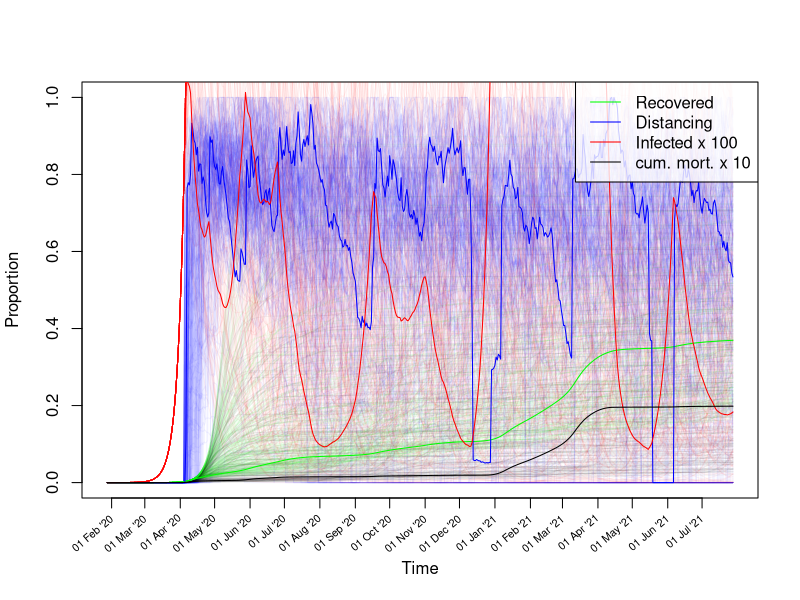

The R script that drew this image:
## Simulation of management of Covid-19 outbreak in the UK.
library(nleqslv) # for nonlinear solver 'nleqslv'

# Parameters (unit: days) ------------------------------------------------------

## Parameters controlling disease dynamics:
incubation_time <- 5.1 # Period from infection to symptoms from Ferguson et al. 
incubation_time <- incubation_time +1 # fudge to reproduce R0 and generation time 
start_trans_symp <- incubation_time - 0.5 # Period from infection to the start of infectiousness for symptomatic cases Ferguson et al. 
start_trans_asymp <- start_trans_symp # Period from infection to the start of infectiousness for asymptomatic casesFerguson et al. 
prop_symptoms <- 0.2 # Proportion of infected people developing symptoms https://www.thelancet.com/journals/lancet/article/PIIS0140-6736(20)30567-5/fulltext
#prop_symptoms <- 1/3 # Ferguson et al. 
prop_critical <- 0.06 # Proportion of cases becoming critical # https://www.thelancet.com/journals/lancet/article/PIIS0140-6736(20)30567-5/fulltext
mean_generation_time <- 6.5 # Ferguson et al. 
#generation_time_alpha <- 3 # shape parameter of an assumed gamma distribution, https://academic.oup.com/biostatistics/article/12/2/303/280518
generation_time_alpha <- 2 # shape parameter of an assumed gamma distribution, fudge to reproduce r
R0 <- 2.4 # Basic reproductive number for the infection Ferguson et al. 
inf_symp_asymp_ratio <- 2  # ratio of symptomatic to asymptomatic, Ferguson et al.  
UK_population_size <- 66.44e6
pop_size <- UK_population_size

## Parameters controlling mortality:
case_fatality_rate_1 <- 0.009 # case fatality rate when hospitals below capacity
case_fatality_rate_2 <- 0.09 # case fatality rate when hospitals over capacity
hospitalization_rate <- 0.044 # proportion of cases needing hospitalisation
critical_care_rate <- 0.044 * 0.3 # proprtion of cases needing critical care
critical_care_hospital_time <- 10
# number of infected over number of critical care cases at any moment:
hospital_load_factor <- 
  critical_care_rate * critical_care_hospital_time / 
  mean_generation_time # Amount of load on the hospital system
critical_care_beds <- 8175 # uk number of respirators available
## Threshold for proportion infected:
critical_care_beds / (hospital_load_factor * pop_size) 

## Initial linear growth rate of epidemy:
# Formula assuming gamma distribution for generation time
r0 <- (R0^(1/generation_time_alpha)-1) * generation_time_alpha/mean_generation_time;
r0
# doubling time
#exp(r*T_double)==2 -> T_double == log(2)/r
T_double <- log(2)/r0; T_double # consistency check

## Policy and behaviour parameters:
policy_intervention_rate <- 1/6 # see timing of interventions here: https://lab.gedidigital.it/gedi-visual/2020/coronavirus-i-contagi-in-italia/

## For plotting results:
date_matching_cumulative_fatality <- 55
date_matching_cumulative_date <- as.Date("2020-03-16")

# Stages: set up population categories for the different classes of infected and uninfected people 
stages <- c(
  "S", # susceptible
  "Is1", # symptomatic infected no transmission
  "Is2", # symptomatic infected transmission
  "Ia1", # symptomatic asymptomatic no transmission
  "Ia2", # symptomatic asymptomatic transmission
  "R", # recovered or deceased
  c() )
n_stages <- length(stages)

# Infected stages
IStages <- c("Is1", "Is2", "Ia1", "Ia2")

# Infectious (test postive) stages
PStages <- c("Is2", "Ia2")


# Linear dynamics -------------------------------------------------------------

# Later we still need to adjust two parameters, which will be left open for now: 
# Is2_inf: infectiousness of the Is2 stage (which then scales other stages)
# rec_rate: recovery rate of transmitting individuals
# This adjustment is done using the full linear model such as to fit given values for R0 and mean_generation_time.

# Generate the "survival" part of the population matrix

SS_calc <- function(Is2_inf,rec_rate){
  SS <- matrix(0,nrow = n_stages,ncol= n_stages,
               dimnames = list(Next=stages,Current=stages) )
  SS["S","S"] <- 1
  SS["Is2","Is1"] <- 1/start_trans_symp
  SS["Is1","Is1"] <- 1-1/start_trans_symp
  SS["Ia2","Ia1"] <- 1/start_trans_asymp
  SS["Ia1","Ia1"] <- 1-1/start_trans_asymp
  SS["R","Ia2"] <- rec_rate
  SS["Ia2","Ia2"] <- 1-rec_rate
  SS["R","Is2"] <- rec_rate
  SS["Is2","Is2"] <- 1-rec_rate
  SS["R","R"] <- 1
  return(SS)
}

# Density independent factor of the "fertility" (= transmission) matrix
FF0_calc <- function(Is2_inf,rec_rate){
  FF0 <- matrix(0,nrow = n_stages,ncol= n_stages,
                dimnames = list(Next=stages,Current=stages) )
  FF0["Is1","Is2"] <- Is2_inf * prop_symptoms 
  FF0["Ia1","Is2"] <- Is2_inf * (1-prop_symptoms)
  FF0["Is1","Ia2"] <- Is2_inf * prop_symptoms  / inf_symp_asymp_ratio
  FF0["Ia1","Ia2"] <- Is2_inf * (1-prop_symptoms)  / inf_symp_asymp_ratio
  return(FF0)
}

# Calculate the "fertility" (= transmission) part of the population matrix
FF_calc <- function(Is2_inf,rec_rate){
  FF0 <- FF0_calc(Is2_inf,rec_rate)
  return(FF0 * pop_size)
}

## Decide which is the index of the eigenvalue determining linear growth rate:
eigenvalue_index <- function(eig_values){ # input is a list of eigenvalues
  w <- which(abs(eig_values)==eig_values & eig_values != 1)
  return(w[which.max(eig_values[w])])
}

get_mean_generation_time <- function(SS,FF){
  # See page 842 of Bienvenu, F.; Legendre, S. (2015). "A New Approach to the Generation Time in Matrix Population Models" (PDF). The American Naturalist. 185 (6): 834–843. doi:10.1086/681104. PMID 25996867.
  L <- SS+FF
  eig <- eigen(L)
  i <- eigenvalue_index(eig$values)
  w <- eig$vectors[,i]
  t_eig <- eigen(t(L))
  j <- min(which(abs(t_eig$values - eig$values[i])<1e-10))
  v <- t_eig$vectors[,j]
  if(abs(t(v) %*% w)<1e-10) {
    print(c(i,j))
    print(eig$values)
    print(t_eig$values)
    print(w)
    print(v)
    stop("Potential eigenvector index mixup")
  }
  T_gen <- 1 + (t(v) %*% SS %*% w) / (t(v) %*% FF %*% w) 
  return(T_gen)
}

## Calculates both R0 and mean generation time for given SS and FF:
R0_and_Tgen <- function(SS,FF){
  L <- SS + FF
  Tgen <- get_mean_generation_time(SS,FF)
  eig <- eigen(L[IStages,IStages])
  i <- eigenvalue_index(eig$values)
  r <- log(eig$values[i])
  # https://beast.community/estimating_R0
  # https://www.sciencedirect.com/science/article/pii/S1755436518300847
  generation_time_beta <- generation_time_alpha / Tgen
  R0 <- (1+r/generation_time_beta)^generation_time_alpha
  return(c(R0,Tgen))
}

# Calculate the difference between observed values for R0 and values calculated from the survival and transmission matrices
R0_and_Tgen_diff <- function(x){
  as.numeric(
    with(as.list(x),
         R0_and_Tgen(SS_calc(Is2_inf,rec_rate),FF_calc(Is2_inf,rec_rate)) - 
           c(R0,mean_generation_time) ))
}

# Initial values for Is2_inf and rec_rate
initialGuess <- c(Is2_inf=0.1/pop_size,rec_rate=0.01 )
# #Tests
# with(as.list(initialGuess),
#      SS_calc(Is2_inf,rec_rate)+FF_calc(Is2_inf,rec_rate))
# with(as.list(initialGuess),
#      get_mean_generation_time(SS_calc(Is2_inf,rec_rate),FF_calc(Is2_inf,rec_rate)))
# with(as.list(initialGuess),
#      R0_and_Tgen(SS_calc(Is2_inf,rec_rate),FF_calc(Is2_inf,rec_rate)))

# Differences between observed R0 and generation time calculated using the "initial guess" values and the observed values
R0_and_Tgen_diff(initialGuess)

## Generate values of Is2_inf and rec_rate which fit R0 and generation time
fit <- nleqslv(initialGuess,R0_and_Tgen_diff);
fit$message  # should be "Function criterion near zero" or "x-values within tolerance 'xtol'"
fit$x
## double check
with(as.list(fit$x),
     R0_and_Tgen(SS_calc(Is2_inf,rec_rate),FF_calc(Is2_inf,rec_rate)))

## Compute population matrices:
SS <- with(as.list(fit$x),SS_calc(Is2_inf,rec_rate))
FF <- with(as.list(fit$x),FF_calc(Is2_inf,rec_rate))
FF0 <- with(as.list(fit$x),FF0_calc(Is2_inf,rec_rate))
L <- SS + FF


linear_growth_rate <- # linear growth rate r should be around 0.2
  log(eigen(L[IStages,IStages])$values[1]) 
c(r0,linear_growth_rate) ## should be the same

# Non-linear dynamics ----------------------------------------------------------

# Set up matrix for numbers in each state at each timepoint
n_steps <- 365 * 1.5 #How long to simulate for
state <- matrix(0, nrow=n_steps+1, ncol=n_stages) 
colnames(state) <- stages
S_index <- which(stages == "S") # index of S stage
state[1,"Ia1"] <- 10 # Seed with some asymptotic cases
state[1,"S"] <- pop_size - sum(state[1,-S_index]) # Initial number of uninfected individuals
deaths <- rep(NA,n_steps+1) # deaths per step
deaths[1] <- 0

# Function to compute the number of deaths
compute_deaths <- function(state_snippet){
  total_infected <- sum(state_snippet[1,IStages])
  respirator_demand <- hospital_load_factor * total_infected
  with_respirator <- min(critical_care_beds, respirator_demand)
  without_respirator <- respirator_demand - with_respirator
  fatality_rate <-
    (with_respirator * case_fatality_rate_1 + without_respirator * case_fatality_rate_2)/
    respirator_demand
  rec <- state_snippet[2,"R"] - state_snippet[1,"R"]
  deaths <- rec * fatality_rate
  return(deaths)
}

# Simulate without policy interventions ----------------------------------------

for(i in 1:n_steps){
  Lx <- SS + FF0 * state[i,"S"]
  state[i+1,] <- Lx %*% state[i,]
  state[i+1,"S"] <- pop_size - sum(state[i+1,-S_index])
  deaths[i+1] <- compute_deaths(state[c(0,1)+i,])
}
date_matching_i <- sum(cumsum(deaths) <= date_matching_cumulative_fatality)

if(FALSE){ ## this passage is deactivated, used only for testing and model comparisons:
  ## Simulate without policy interventions
  dates <- date_matching_cumulative_date-date_matching_i+seq(0,n_steps)
  plot(dates,rep(0,n_steps+1),type="n",ylim=c(0,1),xlab="Time",ylab="Proportion",xaxt="n")
  selectedDates <- dates[format(dates, "%d")=="01"]
  axis(1, selectedDates, labels = F , cex.axis = .7)
  text(selectedDates, par("usr")[3]-0.05, 
       srt = 40, adj= 1, xpd = TRUE,
       labels = format(selectedDates, "%d %b '%y"), cex=0.65)
  lines(dates,(state[,"R"]-cumsum(deaths))/pop_size,col="black",type="l")
  lines(dates,rowSums(state[,IStages])/pop_size,col="red",type="l")
  lines(dates,cumsum(deaths)/pop_size*1e1,col="brown",type="l")
  legend(x="bottomright",
         legend = c("Recovered","Infected","cum. mortality x 10"),
         col=c("black","red","brown"),lty=1,bg=rgb(1,1,1,alpha = 0.4))
}

# Simulate policy interventions with uncertainty -------------------------------

dfac <- rep(NA,n_steps+1) # social distancing factor, scales infection rate
dfac[1] <- 1 # Value 1 corresponds to no distancing, the initial assumption
growth_rate <- linear_growth_rate # growth_rate is adjusted in simulations to inform policy
n_runs <- 200 # How often to repeat simulation
if(!exists("plotting")) plotting <- TRUE # set to FALSE if plotting takes too much time
other_runs_alpha <- 10/n_runs # Intensity of plotting all but last simulation
final_mortality <- rep(NA,n_runs) # Record total mortality at end of each simulation
final_immunization <- rep(NA,n_runs) # Record total immunication rate at end of each simulation
# Prepare plot of results:
dates <- date_matching_cumulative_date-date_matching_i+seq(0,n_steps)
plot(dates,rep(0,n_steps+1),type="n",ylim=c(0,1),xlab="Time",ylab="Proportion",xaxt="n")
selectedDates <- dates[format(dates, "%d")=="01"]
axis(1, selectedDates, labels = F , cex.axis = .7)
text(selectedDates, par("usr")[3]-0.05, 
     srt = 40, adj= 1, xpd = TRUE,
     labels = format(selectedDates, "%d %b '%y"), cex=0.65)


# run n_runs simulations
for(run in 1:n_runs){
  policy_intervention_times <- c()
  for(i in 1:n_steps){
    dfac[i+1] <- 1-exp(min(0,(log(1-dfac[i])+rnorm(1,-1/(30*6),1/30)))) # decline of compliance
    if(runif(1)< policy_intervention_rate){# adjust policy:
      if(state[i,"Is2"]/pop_size > 0.0005 && growth_rate > 0){ # more measures
        dfac[i+1] <- dfac[i+1] * runif(1,0.2,1) # outcome is uncertain
        policy_intervention_times <-
          append(policy_intervention_times,i)
      }else if(dfac[i+1] < 1 && state[i,"Is2"]/pop_size < 0.0001 && growth_rate <  0.1){ # less measures
        dfac[i+1] <- min(1,dfac[i+1]*runif(1,1,2)) # outcome uncertain
        policy_intervention_times <-
          append(policy_intervention_times,i)
      }
    }
    Lx <- SS + FF0 * state[i,"S"] * dfac[i+1]
    state[i+1,] <- Lx %*% state[i,]
    state[i+1,"S"] <- pop_size - sum(state[i+1,-S_index])
    deaths[i+1] <- compute_deaths(state[c(0,1)+i,])
    growth_rate <- log(sum(state[i+1,PStages])/sum(state[i,PStages]))
  }
  if(plotting || run == n_runs){
    line_alpha <- ifelse(run > n_runs-1,1,other_runs_alpha)*255
    plotcol <- do.call(rgb,as.list(c(col2rgb("green"),alpha=line_alpha,max = 255)))
    lines(dates,(state[,"R"]-cumsum(deaths))/pop_size,col=plotcol,type="l")
    plotcol <- do.call(rgb,as.list(c(col2rgb("blue"),alpha=line_alpha,max = 255)))
    lines(dates,1-dfac,col=plotcol,type="l")
    plotcol <- do.call(rgb,as.list(c(col2rgb("red"),alpha=line_alpha,max = 255)))
    lines(dates,100*rowSums(state[,IStages])/pop_size,col=plotcol,type="l")
    plotcol <- do.call(rgb,as.list(c(col2rgb("black"),alpha=line_alpha,max = 255)))
    lines(dates,cumsum(deaths)/pop_size * 1e1,col=plotcol,type="l")
  }
  final_mortality[run] <- sum(deaths)/pop_size
  final_immunization[run] <- 
    (state[n_steps,"R"]-sum(deaths))/(pop_size-sum(deaths))
}
for(t in policy_intervention_times){
  lines(c(t,t),c(0,1), col="black", lty=3)
}
legend(x="topright",
       legend = c("Recovered","Distancing","Infected x 100","cum. mort. x 10"),
       col=c("green","blue","red","black"),lty=1,bg=rgb(1,1,1,alpha = 0.8))
#plot(final_immunization,final_mortality,pch="+",cex=0.3)

# Optional analyses -------------------------------------------------------------------

if(F){

# Frequency histogram of mortality levels from all model runs -------------------------
hist(final_mortality)

# Plot the effect of changing degrees of compliance decay om total mortality ----------  
compliance_decline_levels <- seq(-1/30*2,1/30*2,length.out = n_runs)
for(run in 1:n_runs){
  compliance_decline <- compliance_decline_levels[run]
  for(i in 1:n_steps){
    dfac[i+1] <- 1-exp(min(0,(log(1-dfac[i])+rnorm(1,-compliance_decline,1/30)))) # decline of compliance
    if(runif(1)< policy_intervention_rate){# adjust policy:
      if(state[i,"Is2"]/pop_size > 0.0005 && growth_rate > 0){ # more measures
        dfac[i+1] <- dfac[i+1] * runif(1,0.2,1) # outcome is uncertain
        policy_intervention_times <-
          append(policy_intervention_times,i)
      }else if(dfac[i+1] < 1 && state[i,"Is2"]/pop_size < 0.0001 && growth_rate <  0.1){ # less measures
        dfac[i+1] <- min(1,dfac[i+1]*runif(1,1,2)) # outcome uncertain
        policy_intervention_times <-
          append(policy_intervention_times,i)
      }
    }
    Lx <- SS + FF0 * state[i,"S"] * dfac[i+1]
    state[i+1,] <- Lx %*% state[i,]
    state[i+1,"S"] <- pop_size - sum(state[i+1,-S_index])
    deaths[i+1] <- compute_deaths(state[c(0,1)+i,])
    growth_rate <- log(sum(state[i+1,PStages])/sum(state[i,PStages]))
  }
  final_mortality[run] <- sum(deaths)/pop_size
  final_immunization[run] <- 
    (state[n_steps,"R"]-sum(deaths))/(pop_size-sum(deaths))
}
plot(compliance_decline_levels*30,final_mortality,cex=200/n_runs,ylab = "Final mortality", xlab=expression("Decline of compliance Month"^"-1"))

# plot the effect of increasing the threshold for intervention on mortality -----------

thresholdFactor_levels <- 10^(seq(-3,3,length.out = n_runs))
for(run in 1:n_runs){
  thresholdFactor <- thresholdFactor_levels[run]
  for(i in 1:n_steps){
    dfac[i+1] <- 1-exp(min(0,(log(1-dfac[i])+rnorm(1,-1/(2*30),1/30)))) # decline of compliance
    if(runif(1)< policy_intervention_rate){# adjust policy:
      if(state[i,"Is2"]/pop_size > 0.0005*thresholdFactor && growth_rate > 0){ # more measures
        dfac[i+1] <- dfac[i+1] * runif(1,0.2,1) # outcome is uncertain
        policy_intervention_times <-
          append(policy_intervention_times,i)
      }else if(dfac[i+1] < 1 && state[i,"Is2"]/pop_size < 0.0001*thresholdFactor && growth_rate <  0.1){ # less measures
        dfac[i+1] <- min(1,dfac[i+1]*runif(1,1,2)) # outcome uncertain
        policy_intervention_times <-
          append(policy_intervention_times,i)
      }
    }
    Lx <- SS + FF0 * state[i,"S"] * dfac[i+1]
    state[i+1,] <- Lx %*% state[i,]
    state[i+1,"S"] <- pop_size - sum(state[i+1,-S_index])
    deaths[i+1] <- compute_deaths(state[c(0,1)+i,])
    growth_rate <- log(sum(state[i+1,PStages])/sum(state[i,PStages]))
  }
  final_mortality[run] <- sum(deaths)/pop_size
  final_immunization[run] <- 
    (state[n_steps,"R"]-sum(deaths))/(pop_size-sum(deaths))
}
plot(thresholdFactor_levels,final_mortality,cex=200/n_runs,ylab = "Final mortality", xlab="Change in threshold for policy response",log="x")

}
